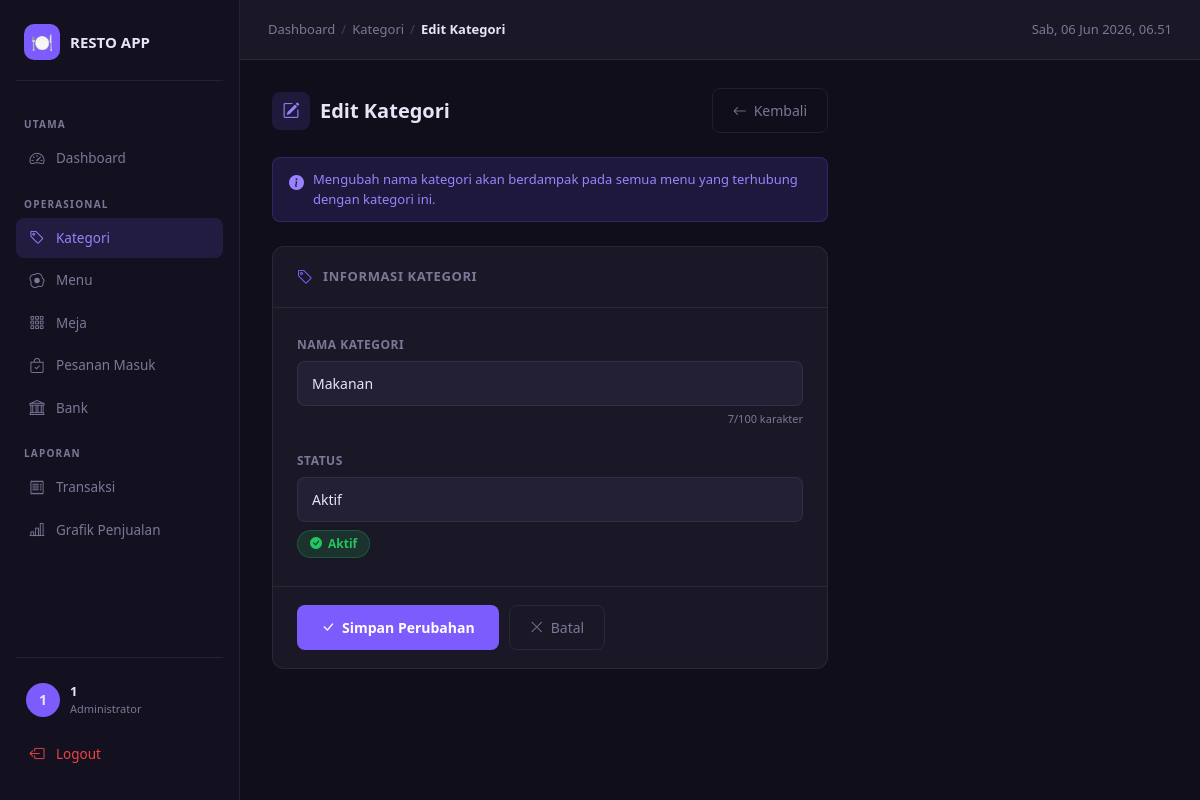
Screenshot of /admin/edit_kategori.php?id=3 (signed in) with the database file from the repository.
### tables this page shows
CREATE TABLE `kategori` (
  `id_kategori` int(11) NOT NULL AUTO_INCREMENT,
  `nama_kategori` varchar(100) DEFAULT NULL,
  `status` enum('aktif','nonaktif') DEFAULT 'aktif',
  PRIMARY KEY (`id_kategori`)
);

### admin/edit_kategori.php (the view, shortened to what this page needs)
<?php
include '../config/koneksi.php';
$id   = $_GET['id'];
$data = mysqli_query($conn,"SELECT * FROM kategori WHERE id_kategori='$id'");
$row  = mysqli_fetch_array($data);
?>
<!DOCTYPE html>
<html lang="id">
<head>
<link href="https://cdn.jsdelivr.net/npm/bootstrap@5.3.3/dist/css/bootstrap.min.css" rel="stylesheet">
<link href="https://cdn.jsdelivr.net/npm/bootstrap-icons@1.11.3/font/bootstrap-icons.min.css" rel="stylesheet">
</head>
<body>
<aside class="sidebar">
  <div class="sidebar-brand">
    <div class="brand-icon">🍽️</div>
    <h5>RESTO APP</h5>
  </div>
  <div class="sidebar-label">Utama</div>
  <a href="dashboard.php" class="nav-link"><i class="bi bi-speedometer2"></i> Dashboard</a>
  <div class="sidebar-label">Operasional</div>
  <a href="kategori.php"      class="nav-link active"><i class="bi bi-tag"></i> Kategori</a>
  <a href="menu.php"          class="nav-link"><i class="bi bi-egg-fried"></i> Menu</a>
  <a href="meja.php"          class="nav-link"><i class="bi bi-grid-3x3-gap"></i> Meja</a>
  <a href="pesanan_masuk.php" class="nav-link"><i class="bi bi-bag-check"></i> Pesanan Masuk</a>
  <a href="bank.php"          class="nav-link"><i class="bi bi-bank"></i> Bank</a>
  <div class="sidebar-label">Laporan</div>
  <a href="transaksi.php" class="nav-link"><i class="bi bi-receipt"></i> Transaksi</a>
  <a href="grafik.php"    class="nav-link"><i class="bi bi-bar-chart-line"></i> Grafik Penjualan</a>
  <div class="sidebar-footer">
    <div class="user-info">
      <div class="user-avatar"><?= strtoupper(substr($_SESSION['nama'] ?? $_SESSION['admin'] ?? 'A', 0, 1)) ?></div>
      <div>
        <div class="user-name"><?= $_SESSION['nama'] ?? $_SESSION['admin'] ?? 'Admin' ?></div>
        <div class="user-role">Administrator</div>
      </div>
    </div>
    <a href="../logout.php" class="nav-link mt-2" style="color:var(--danger)">
      <i class="bi bi-box-arrow-left"></i> Logout
    </a>
  </div>
</aside>
<div class="topbar">
  <nav class="breadcrumb-nav">
    <a href="dashboard.php">Dashboard</a>
    <span class="sep">/</span>
    <a href="kategori.php">Kategori</a>
    <span class="sep">/</span>
    <span class="current">Edit Kategori</span>
  </nav>
  <div style="font-size:13px; color:var(--text-muted)" id="jam"></div>
</div>
<div class="main">
  <div class="page-content">
    <div class="page-header">
      <div class="page-title">
        <div class="icon-wrap"><i class="bi bi-pencil-square"></i></div>
        Edit Kategori
      </div>
      <a href="kategori.php" class="btn-ghost">
        <i class="bi bi-arrow-left"></i> Kembali
      </a>
    </div>
    <div class="info-box">
      <i class="bi bi-info-circle-fill"></i>
      <span>Mengubah nama kategori akan berdampak pada semua menu yang terhubung dengan kategori ini.</span>
    </div>
    <form method="POST">
      <div class="form-card">
        <div class="form-card-header">
          <i class="bi bi-tag" style="color:var(--accent)"></i>
          <h6>Informasi Kategori</h6>
        </div>
        <div class="form-card-body">
          <div class="row g-4">
            <div class="col-12">
              <label class="form-label">Nama Kategori</label>
              <input type="text"
                     name="nama_kategori"
                     id="namaInput"
                     class="form-control"
                     value="<?= htmlspecialchars($row['nama_kategori']) ?>"
                     placeholder="Contoh: Minuman, Makanan Berat..."
                     maxlength="100"
                     required>
              <div class="char-counter">
                <span id="charCount"><?= strlen($row['nama_kategori']) ?></span>/100 karakter
              </div>
            </div>
            <div class="col-12">
              <label class="form-label">Status</label>
              <select name="status" id="statusSelect" class="form-select">
                <option value="aktif"    <?= $row['status']=='aktif'    ? 'selected' : '' ?>>Aktif</option>
              </select>
              <div class="status-preview <?= $row['status'] ?>" id="statusBadge">
                <i class="bi <?= $row['status']=='aktif' ? 'bi-check-circle-fill' : 'bi-slash-circle-fill' ?>" id="statusIcon"></i>
                <span id="statusText"><?= ucfirst($row['status']) ?></span>
              </div>
            </div>
          </div>
        </div>
        <div style="padding:18px 24px; border-top:1px solid var(--border); display:flex; gap:10px;">
          <button type="submit" name="update" class="btn-accent">
            <i class="bi bi-check-lg"></i> Simpan Perubahan
          </button>
          <a href="kategori.php" class="btn-ghost">
            <i class="bi bi-x-lg"></i> Batal
          </a>
        </div>
      </div>
    </form>
  </div>
</div>
</body>
</html>

### rows the page displays
kategori: nama_kategori "Makanan", nama_kategori "7", status "Aktif"

### other values shown
substr($_SESSION['nama'] ?? $_SESSION['admin'] ?? 'A', 0, 1) "1"
$_SESSION['nama'] "1"
